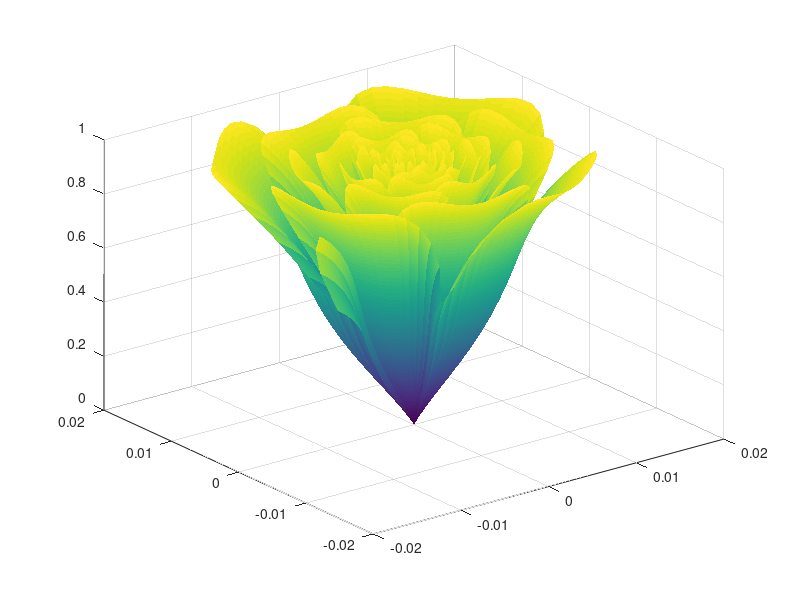

Here is the MATLAB script that generated this plot:
n = 800;
A = 1.995653;
B = 1.27689;
C = 8;
r=linspace(0,1,n);
theta=linspace(-2,20*pi,n);
[R,THETA]=ndgrid(r,theta);
% define the number of petals we want per cycle. Roses have 3 and a bit.
petalNum=3.6;
x = 1 - (1/2)*((5/4)*(1 - mod(petalNum*THETA, 2*pi)/pi).^2 - 1/4).^2;
phi = 0.01*(pi/2)*exp(-THETA/(C*pi));
y = A*(R.^2).*(B*R - 1).^2.*sin(phi);
R2 = x.*(R.*sin(phi) + y.*cos(phi));
X=R2.*sin(THETA);
Y=R2.*cos(THETA);
Z=x.*(R.*cos(phi)-y.*sin(phi));

% % define a red map for our rose colouring
red_map=linspace(1,0.25,10)';
red_map(:,2)=0;
red_map(:,3)=0;
clf
surf(X,Y,Z,'LineStyle','none')
%view([-2*40.50 2*42.00])
%colormap(red_map)